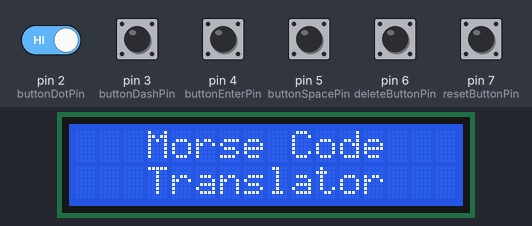
Simulated run of this sketch. Board: Arduino Uno, built with avr-gcc and run on an emulated ATmega328P. On the bench: 16×2 character LCD. The test bench sets the inputs (shaded band); at power-on: pin 2 (buttonDotPin), pin 3 (buttonDashPin), pin 4 (buttonEnterPin), pin 5 (buttonSpacePin), pin 6 (deleteButtonPin), pin 7 (resetButtonPin) HIGH.

Above: at 1.2 s.
1.3 s: pin 4 (buttonEnterPin) pulled LOW for 0.15 s
At 2.3 s:
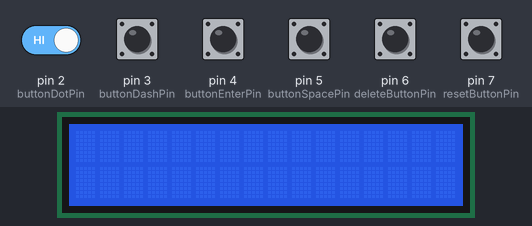
2.9 s: pin 2 (buttonDotPin) driven LOW and pin 4 (buttonEnterPin) driven LOW
At 4.7 s:
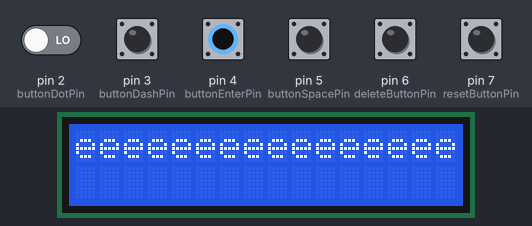
4.8 s: pin 5 (buttonSpacePin) pulled LOW for 1 s
At 7.98 s:
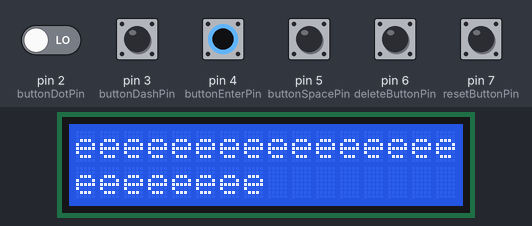
8.8 s: pin 3 (buttonDashPin) pulled LOW for 0.15 s
At 10.2 s:
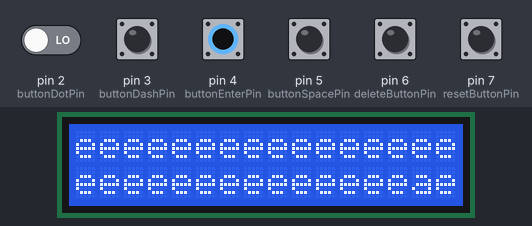
10.6 s: pin 7 (resetButtonPin) pulled LOW for 0.15 s
At 10.75 s:
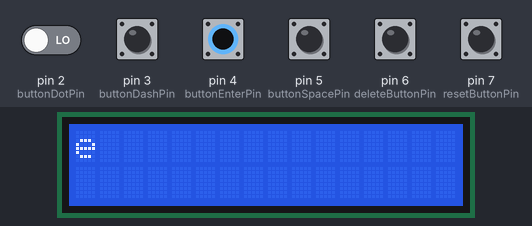
Timing chart, 0 to 13.6 s (numbered marks = the images above; inputs shaded):
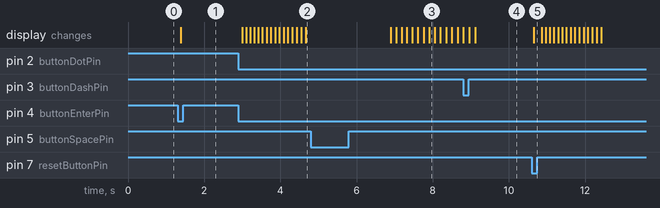

Measured:
- after the input at 1.3 s, the display: changes after 0.09 s (image 1)
- after the input at 2.9 s, the display: first changes after 0.10 s (image 2 shows a later state)
- after the input at 8.8 s, the display: first differs from a run without the input after 0.16 s (image 4 shows a later state)
- after the input at 10.6 s, the display: changes after 0.05 s (image 5)

The sketch:

Morse_Code.ino
```cpp
#include <LiquidCrystal_I2C.h>

const int buttonDotPin = 2;
const int buttonDashPin = 3;
const int buttonEnterPin = 4;
const int buttonSpacePin = 5;
const int deleteButtonPin = 6;
const int resetButtonPin = 7;

const int displayAddress = 0x27;

LiquidCrystal_I2C lcd(displayAddress, 16, 2);

// Define the variable to store the current Morse code character
String currentMorseCodeChar = "";

// Define the variable to store the current Morse code word
String currentMorseCodeWord = "";

// Define a boolean variable to indicate whether the current Morse code character is complete
bool isCurrentMorseCodeCharComplete = false;

// Define a boolean variable to indicate whether the blank button has been pressed
bool isSpaceButtonPressed = false;

// Define a boolean variable to indicate whether the delete button has been pressed
bool isDeleteButtonPressed = false;

void setup() {
  // Set the button pins as inputs with pull-up resistors
  pinMode(buttonDotPin, INPUT_PULLUP);
  pinMode(buttonDashPin, INPUT_PULLUP);
  pinMode(buttonEnterPin, INPUT_PULLUP);
  pinMode(buttonSpacePin, INPUT_PULLUP);
  pinMode(resetButtonPin, INPUT_PULLUP);
  pinMode(deleteButtonPin, INPUT_PULLUP);


 // Initialize the display
  lcd.init();
  lcd.backlight();

  // Clear the display
  lcd.clear();

  lcd.setCursor(3, 0);
  lcd.print("Morse Code");

   lcd.setCursor(3, 1);
   lcd.print("Translator");


}

void loop() {
  // Check the state of the reset button
  int resetButtonState = digitalRead(resetButtonPin);

  // If the reset button is pressed, clear the display and reset the variables
  if (resetButtonState == LOW) {
    lcd.clear();
    currentMorseCodeChar = "";
    currentMorseCodeWord = "";
    isCurrentMorseCodeCharComplete = false;
  }


// Check the state of the delete button
  int deleteButtonState = digitalRead(deleteButtonPin);

  // If the delete button is pressed, set the `isDeleteButtonPressed` flag to `true`
  if (deleteButtonState == LOW) {
    isDeleteButtonPressed = true;
  }

  // If the `isDeleteButtonPressed` flag is `true`, delete the last character from the current Morse code word
  if (isDeleteButtonPressed) {
    currentMorseCodeWord = currentMorseCodeWord.substring(0, currentMorseCodeWord.length() - 1);

    // Reset the `isDeleteButtonPressed` flag
    isDeleteButtonPressed = false;
  }

  // Check the state of the space button
  int spaceButtonState = digitalRead(buttonSpacePin);

  // If the space button is pressed, set the `isspaceButtonPressed` flag to `true`
  if (spaceButtonState == LOW) {
    isSpaceButtonPressed = true;
  }

  // If the `isSpaceButtonPressed` flag is `true`, add a space character to the current Morse code word
  if (isSpaceButtonPressed) {
    currentMorseCodeWord += " ";

    // Reset the `isSpaceButtonPressed` flag
    isSpaceButtonPressed = false;
  }


  // Read the state of the buttons
  int buttonDotState = digitalRead(buttonDotPin);
  int buttonDashState = digitalRead(buttonDashPin);
  int buttonEnterState = digitalRead(buttonEnterPin);

  // If the dot button is pressed, add a dot to the current Morse code character
  if (buttonDotState == LOW) {
    currentMorseCodeChar += ".";
  }

  // If the dash button is pressed, add a dash to the current Morse code character
  if (buttonDashState == LOW) {
    currentMorseCodeChar += "-";
  }

  // If the Enter button is pressed, mark the current Morse code character as complete
  if (buttonEnterState == LOW) {
    isCurrentMorseCodeCharComplete = true;
  }

  // If the current Morse code character is complete, decode it and display it on the display
  if (isCurrentMorseCodeCharComplete) {
    // Decode the Morse code character
    char decodedChar = decodeMorseCodeChar(currentMorseCodeChar);

    // If the decoded character is a valid character, add it to the current Morse code word
    if (decodedChar != '\0') {
      currentMorseCodeWord += decodedChar;
    }

    // Clear the current Morse code character
    currentMorseCodeChar = "";

    // Reset the isCurrentMorseCodeCharComplete flag
    isCurrentMorseCodeCharComplete = false;

    // Display the current Morse code word on the display
    lcd.clear();
    lcd.print(currentMorseCodeWord);

  }

  // Delay for 100 milliseconds
  delay(100);
}

// Decode a Morse code character
char decodeMorseCodeChar(String morseCodeChar) {
  // Define a lookup table for the Morse code characters
  const char* morseCodeLookupTable[] = {
    ".-", "-...", "-.-.", "-..", ".", "..-.", "--.", "....", "..", ".---", "-.-", ".-..", "--", "-.", "---", ".--.", "--.-", ".-.", "...", "-", "..-", "...-", ".--", "-..-", "-.--", "--.."
  };

  // Decode the Morse code character and return the decoded character
  for (int i = 0; i < 26; i++) {
    if (morseCodeChar == morseCodeLookupTable[i]) {
      return 'a' + i;
    }
  }


// Define a lookup table for the Morse code numbers
const char* morseCodeNumberLookupTable[] = {
  "-----", ".----", "..---", "...--", "....-", ".....", "-....", "--...", "---..", "----."
};

// Decode the Morse code number
for (int i = 0; i < 10; i++) {
  if (morseCodeChar == morseCodeNumberLookupTable[i]) {
    return '0' + i;
  }
}


  // If the Morse code character is a Space character, return the Space character
  if (morseCodeChar == " ") {
    return ' ';
  }

  // If the Morse code character is not valid, return the null character
  return '\0';
}
```
